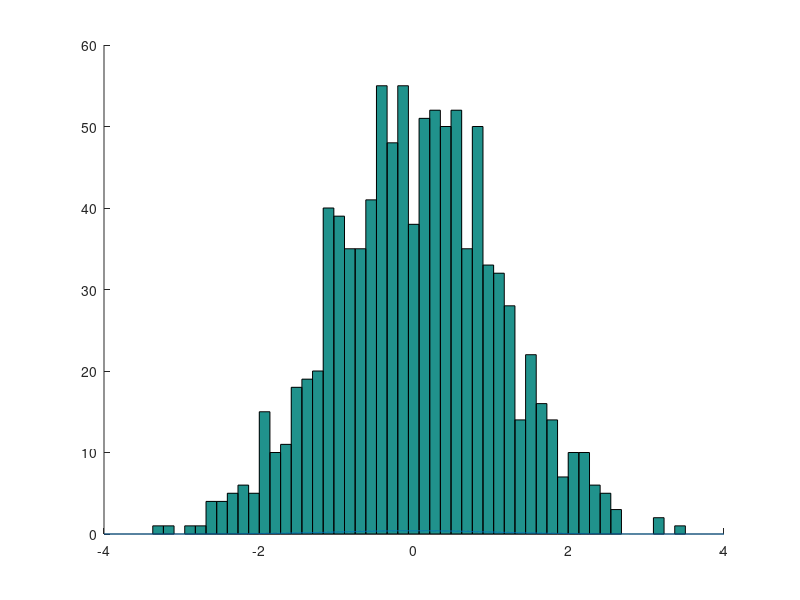

Source code (MATLAB):
mu=0;
sigma=1;
x=-4:1e-3:4; 
y=normpdf(x, mu, sigma);
z=mu+sigma*randn(1000,1);

hold on;
hist(z,50);
plot(x, y)


%scatter plot
%X= 0 + 1.*randn(2,500);
%plot(X(1,:),X(2,:),'x');